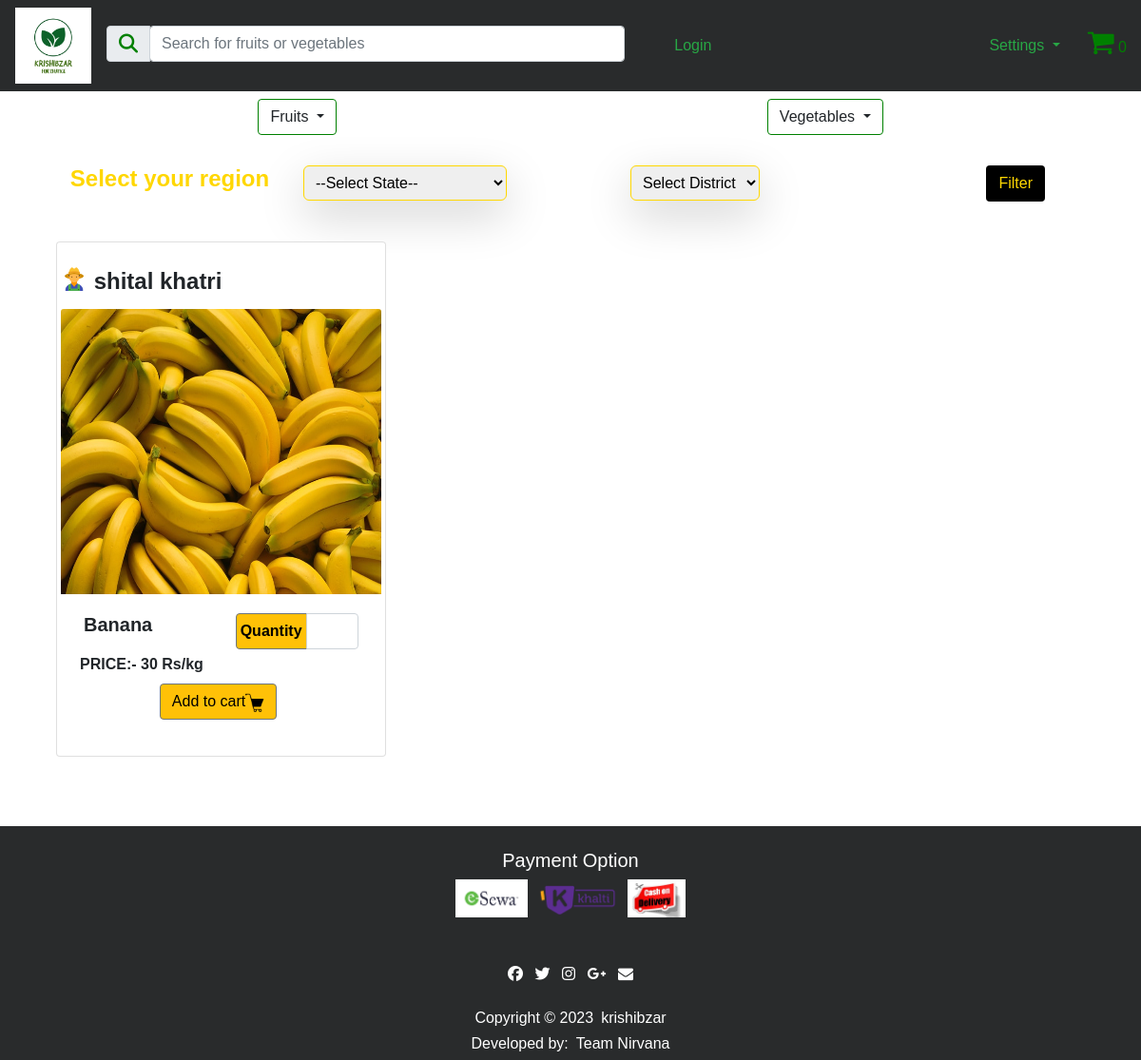
Screenshot of /BuyerPortal2/Categories.php?type=banana with the database file from the repository.
### tables this page shows
CREATE TABLE `products` (
  `product_id` int(100) NOT NULL,
  `farmer_fk` int(255) NOT NULL,
  `product_title` varchar(100) NOT NULL,
  `product_cat` varchar(100) NOT NULL,
  `product_type` varchar(100) NOT NULL,
  `product_expiry` varchar(25) NOT NULL,
  `product_image` text NOT NULL,
  `product_stock` int(100) NOT NULL,
  `product_price` int(100) NOT NULL,
  `product_desc` text NOT NULL,
  `product_keywords` text NOT NULL,
  `product_delivery` varchar(5) NOT NULL
);

CREATE TABLE `farmerregistration` (
  `farmer_id` int(255) NOT NULL,
  `farmer_name` varchar(255) NOT NULL,
  `farmer_phone` bigint(10) NOT NULL,
  `farmer_address` text NOT NULL,
  `farmer_state` varchar(50) NOT NULL,
  `farmer_district` varchar(50) NOT NULL,
  `farmer_password` varchar(100) NOT NULL
);

### BuyerPortal2/Categories.php (the view, shortened to what this page needs)
<?php
include("../Functions/functions.php");
?>
<!DOCTYPE html>
<html lang="en">
<head>
     <link rel="stylesheet" href="https://maxcdn.bootstrapcdn.com/bootstrap/4.4.1/css/bootstrap.min.css">
     <link rel="stylesheet" href="https://cdnjs.cloudflare.com/ajax/libs/font-awesome/4.7.0/css/font-awesome.min.css">
</head>
<body>
<nav class="navbar navbar-expand-xl ">
<a class="float-left" href="bhome.php">
    <img src="../Images/HomePage/krishi.png" class="float-left mr-2 moblogo" alt="Logo" style="height:80px;">
</a>
<div class="collapse navbar-collapse" id="navbarSupportedContent">
    <div class="input-group mb-1 ml-2 searchbox">
        <div class="input-group-prepend">
            <div class="input-group-text"><i class="fas fa-search" style="font-size:20px;color:green; "></i></div>
        </div>
        <form action="SearchResult.php" method="get" enctype="multipart/form-data">
            <input type="text" class="form-control " id="inlineFormInputGroup" name="search" placeholder="Search for fruits or vegetables " style="width:500px;">
        </form>
    </div>
</div>
<div class=" flex-row-reverse right ">
    <div class="p-2 cart">
        <div class="icon2">
            <a href="CartPage.php"> <i class="fa" style="font-size:30px; color:green">&#61562;</i></a>
            <span id="icon" style="color:green"> <?php echo totalItems(); ?> </span>
        </div>
    </div>
    <div class="dropdown p-2 settings ">
        <button class="btn  dropdown-toggle text-success" type="button" id="dropdownMenuButton" data-toggle="dropdown" aria-haspopup="true" aria-expanded="false">
            Settings
        </button>
    </div>
</div>
</nav>
     <div class="container">
          <div class="d-flex justify-content-around bg-white mb-3">
               <div class="p-2 ">
                    <div class="dropdown">
                         <button class="btn btn-green mybtn dropdown-toggle" type="button" id="dropdownMenuButton" data-toggle="dropdown" aria-haspopup="true" aria-expanded="false">
                              Fruits
                         </button>
                    </div>
               </div>
               <div class="p-2">
                    <div class="dropdown">
                         <button class="btn btn-green mybtn dropdown-toggle" type="button" id="dropdownMenuButton" data-toggle="dropdown" aria-haspopup="true" aria-expanded="false">
                              Vegetables
                         </button>
                    </div>
               </div>
                    </div>
               </div>
     <form action="" method="post">
          <div class="container">
               <div class="row   p-2">
                    <div class="col-12 col-xl-3 col-lg-3 col-md-12 col-sm-12">
                         <div class="text-center">
                              <h4 class="font-weight-bold
                              " style="color: #FFD700 ">Select your region</h4>
                         </div>
                    </div>
                    <div class="col-6 col-xl-3 col-lg-3 col-md-6 col-sm-6 p-0 States">
                         <select class="p-2 shadow-lg" id="states" name="stateInput" onchange="state()" tabindex="1" style="border-radius: 6px; margin-right:  200px; border-color:#FFD700 ">
                                            <option value="0">--Select State--</option>
                         </select>
                    </div>
                    <div class="col-6 col-xl-3 col-lg-3 col-md-6 col-sm-6 districts">
                         <select class="p-2 ml-5 shadow-lg" name="districtInput" id="district" style="border-radius: 6px; border-color: #FFD700 ">
                              <option>Select District</option>
                         </select>
                    </div>
                    <div class="col-12 col-xl-3 col-lg-3 col-md-12 col-sm-12 go">
                         <button class='btn btn-border-secondary mx-5 ' name='go' type='submit' style='color:black ;float:right;font-weight:50px; background-color: black;color:#FFD700'>Filter</button>
                    </div>
               </div>
          </div>
     </form>
     <div class="container">
          <br>
          <div class="row">
               <?php
               if (isset($_GET['type'])) {
                    $search_query = $_GET['type'];
                    $get_pro = "select * from products where product_type = '$search_query'";
                    $run_pro = mysqli_query($con, $get_pro);
                    if ($run_pro) {
                         echo "<br>";
                         while ($rows = mysqli_fetch_array($run_pro)) {
                              $product_id = $rows['product_id'];
                              $product_title = $rows['product_title'];
                              $product_image = $rows['product_image'];
                              $product_price = $rows['product_price'];
                              $farmer_fk = $rows['farmer_fk'];
                              $farmer_name_query = "select farmer_name from farmerregistration where farmer_id = $farmer_fk";
                              $running_query_name = mysqli_query($con, $farmer_name_query);
                              while ($names = mysqli_fetch_array($running_query_name)) {
                                   $name = $names['farmer_name'];
                              }
                              echo "
                    <div class='col col-12 col-sm-12 col-md-4 col-xl-4 col-lg-4'>
                <div class='card pb-1 pl-1 pr-1 pt-0' style='height:542px'>
                    <br>
                    <div class='mt-0'><b>
                            <h4><img src='iconsmall.png' style='width: 28px; margin-bottom:  10px;'> $name
                        </b></h4>
                    </div>
                    <a href='../BuyerPortal2/ProductDetails.php?id=$product_id'>
                        <img class='card-img-top' src='../Admin/product_images/$product_image' alt='Card image cap' height='300px'>
                    </a>
                    <form action = '' method = 'post'>
                    <div class='card-body pb-0'>
                        <div class='row'>
                            <div class='col-12 col-xl-6 col-lg-6 col-md-6 col-sm-12'>
                                <div class='input-group mb'>
                                    <div class='input-group-prepend'>
                                        <h5 class='card-title font-weight-bold'>$product_title</h5>
                                    </div>
                                </div>
                            </div>
                            <div class='col-12 col-xl-6 col-lg-6 col-md-6 col-sm-12'>
                                <div class='input-group mb-1'>
                                    <div class='input-group-prepend'>
                                        <span class='input-group-text bg-warning border-secondary p-1' style='color:black;' id='inputGroup-sizing-default' placeholder='1'><b>Quantity</b></span>
                                    </div>
                                    <input type='number' class='form-control' aria-label='Default' style='margin-top:0%;width:20%;padding:0%;' aria-describedby='inputGroup-sizing-default'>
                                </div>
                            </div>
                        </div>
                        <p class='card-text mb-2 font-weight-bold'>PRICE:- $product_price Rs/kg</p>
                        <div class='row'>
                            <div class='col-1 col-xl-3 col-lg-2 col-md-2 col-sm-2'></div>
                            <div class='col-12 col-xl-6 col-lg-6 col-md-6  col-sm-12'>
                              <button class='btn btn-warning border-secondary mr-1 ' name='cart' type = 'submit' style='color:black ;font-weight:50px;'>Add to cart<img src='carticons.png' height='20px'></button>
                            </div>
                        </div>
                    </div>
                       </form>
                </div>
            </div>
           ";
                         }
                    } else {
                         echo "<br><br><hr><h1 align = center>Product's Not Available !</h1><br><br><hr>";
                    }
               }
               ?>
          </div>
          <br><br>
     </div>
     <section id="footer" class="myfooter">
          <div class="container">
               <div class="row text-center text-xs-center text-sm-left text-md-left">
                    <div class="col aligncenter">
                         <br>
                         <h5>Payment Option</h5>
                         <img src="../Images/Website/esewa.jpg" alt="E-sewa" style="height:40px">
                         <img src="../Images/Website/khalti.jpg" alt="Khalti" style="height:40px">
                         <img src="../Images/Website/cod.jpeg" alt="COD" style="height:40px">
                    </div>
               </div>
               <div class="row">
                    <div class="col-xs-12 col-sm-12 col-md-12 mt-2 mt-sm-5">
                         <ul class="list-unstyled list-inline social text-center">
                              <li class="list-inline-item"><a href="javascript:void();"><i class="fa fa-facebook"></i></a></li>
                              <li class="list-inline-item"><a href="javascript:void();"><i class="fa fa-twitter"></i></a></li>
                              <li class="list-inline-item"><a href="javascript:void();"><i class="fa fa-instagram"></i></a></li>
                              <li class="list-inline-item"><a href="javascript:void();"><i class="fa fa-google-plus"></i></a></li>
                              <li class="list-inline-item"><a href="javascript:void();" target="_blank"><i class="fa fa-envelope"></i></a></li>
                         </ul>
                    </div>
               </div>
               <div class="row">
                          <div class="col-xs-12 col-sm-12 col-md-12 mt-2 mt-sm-2 text-center">
                               <p class="h6">Copyright &copy; 2023<a class="text-green ml-2" href="https://www.krishibzar.com" target="_blank">krishibzar</a></p>
                               <p class="h6">Developed by:<a class="text-green ml-2" href="https://www.google.com" target="_blank">Team Nirvana</a></p>
                          </div>
               </div>
          </div>
     </section>
</body>
</html>

### BuyerPortal2/Categories.php (style rules this page uses)
* { margin: 0; padding: 0; box-sizing: border-box; }
nav { background-color: #292b2c; }
.mybtn { border-color: green; border-style: solid; }
.card { width: 100%; height: 100%; margin: 10px; }
.right { display: flex; }
.cart { margin-right: -9px; }
.searchbox { width: 60%; }
* { box-sizing: border-box; }
body { margin: 0; font-family: Arial; }
.row { display: -ms-flexbox; display: flex; -ms-flex-wrap: wrap; flex-wrap: wrap; padding: 0 4px; }
.myfooter { background-color: #292b2c; color: white; margin-top: 15px; }
.aligncenter { text-align: center; }
a { color: white; }

### rows the page displays
products: farmerregistration.farmer_name "shital khatri", product_image (picture), product_title "Banana", product_price "30"
